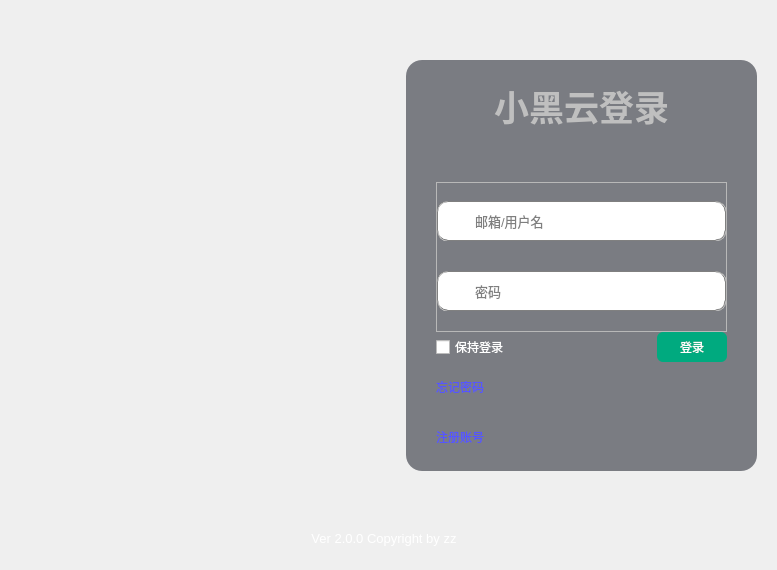
<?xml version="1.0" encoding="UTF-8"?>
<ui version="4.0">
 <class>Dialog</class>
 <widget class="QDialog" name="Dialog">
  <property name="geometry">
   <rect>
    <x>0</x>
    <y>0</y>
    <width>777</width>
    <height>570</height>
   </rect>
  </property>
  <property name="windowTitle">
   <string>小黑云登录</string>
  </property>
  <property name="autoFillBackground">
   <bool>false</bool>
  </property>
  <property name="styleSheet">
   <string notr="true">#Dialog{
	border-image:url(../img/login.jpg)
}</string>
  </property>
  <layout class="QGridLayout" name="gridLayout" rowstretch="10,1,1" columnstretch="10,9">
   <property name="topMargin">
    <number>60</number>
   </property>
   <property name="rightMargin">
    <number>20</number>
   </property>
   <item row="0" column="0">
    <spacer name="horizontalSpacer">
     <property name="orientation">
      <enum>Qt::Horizontal</enum>
     </property>
     <property name="sizeHint" stdset="0">
      <size>
       <width>388</width>
       <height>20</height>
      </size>
     </property>
    </spacer>
   </item>
   <item row="0" column="1">
    <widget class="QFrame" name="frame">
     <property name="styleSheet">
      <string notr="true">#frame{
	background:rgba(5,9,20,0.5);
	color:#ffffff;
	border-radius:16px;
}
#frame QLabel{

	color:#ffffff;
}</string>
     </property>
     <property name="frameShape">
      <enum>QFrame::StyledPanel</enum>
     </property>
     <property name="frameShadow">
      <enum>QFrame::Raised</enum>
     </property>
     <layout class="QVBoxLayout" name="verticalLayout_2" stretch="1,1,3,1,1,1">
      <property name="spacing">
       <number>0</number>
      </property>
      <property name="leftMargin">
       <number>30</number>
      </property>
      <property name="topMargin">
       <number>20</number>
      </property>
      <property name="rightMargin">
       <number>30</number>
      </property>
      <item>
       <widget class="QLabel" name="label">
        <property name="font">
         <font>
          <family>华文行楷</family>
          <pointsize>26</pointsize>
          <weight>75</weight>
          <italic>false</italic>
          <bold>true</bold>
          <underline>false</underline>
          <strikeout>false</strikeout>
          <kerning>true</kerning>
         </font>
        </property>
        <property name="layoutDirection">
         <enum>Qt::LeftToRight</enum>
        </property>
        <property name="styleSheet">
         <string notr="true">#label{
	color:#1f6671;
	color:#bfbfbf;
}</string>
        </property>
        <property name="text">
         <string>小黑云登录</string>
        </property>
        <property name="alignment">
         <set>Qt::AlignCenter</set>
        </property>
       </widget>
      </item>
      <item>
       <widget class="QLabel" name="label_6">
        <property name="styleSheet">
         <string notr="true">#label_6{
	color:#ff0000;
}</string>
        </property>
        <property name="text">
         <string/>
        </property>
        <property name="alignment">
         <set>Qt::AlignCenter</set>
        </property>
       </widget>
      </item>
      <item>
       <widget class="QFrame" name="frame_4">
        <property name="styleSheet">
         <string notr="true">#frame_4 QLabel{
	color:#ffffff;
}</string>
        </property>
        <property name="frameShape">
         <enum>QFrame::StyledPanel</enum>
        </property>
        <property name="frameShadow">
         <enum>QFrame::Raised</enum>
        </property>
        <layout class="QVBoxLayout" name="verticalLayout">
         <property name="spacing">
          <number>12</number>
         </property>
         <property name="leftMargin">
          <number>0</number>
         </property>
         <property name="topMargin">
          <number>0</number>
         </property>
         <property name="rightMargin">
          <number>0</number>
         </property>
         <property name="bottomMargin">
          <number>0</number>
         </property>
         <item>
          <widget class="QFrame" name="frame_2">
           <property name="maximumSize">
            <size>
             <width>16777215</width>
             <height>40</height>
            </size>
           </property>
           <property name="styleSheet">
            <string notr="true">#frame_2{
	background:#ffffff;
	border:1px groove gray;
	border-radius:10px;
	
}
#frame_2 QLineEdit{
	border:none;
}
#frame_2 QLabel{
	border:none;
}</string>
           </property>
           <property name="frameShape">
            <enum>QFrame::StyledPanel</enum>
           </property>
           <property name="frameShadow">
            <enum>QFrame::Raised</enum>
           </property>
           <layout class="QHBoxLayout" name="horizontalLayout">
            <property name="topMargin">
             <number>0</number>
            </property>
            <property name="rightMargin">
             <number>0</number>
            </property>
            <property name="bottomMargin">
             <number>0</number>
            </property>
            <item>
             <widget class="QLabel" name="label_2">
              <property name="text">
               <string>con</string>
              </property>
             </widget>
            </item>
            <item>
             <widget class="QLineEdit" name="lineEdit">
              <property name="font">
               <font>
                <pointsize>10</pointsize>
               </font>
              </property>
              <property name="text">
               <string/>
              </property>
              <property name="placeholderText">
               <string>邮箱/用户名</string>
              </property>
             </widget>
            </item>
           </layout>
          </widget>
         </item>
         <item>
          <widget class="QFrame" name="frame_3">
           <property name="maximumSize">
            <size>
             <width>16777215</width>
             <height>40</height>
            </size>
           </property>
           <property name="styleSheet">
            <string notr="true">#frame_3{
	background:#ffffff;
	border:1px groove gray;
	border-radius:10px;
	
}
#frame_3 QLineEdit{
	border:none;
}
</string>
           </property>
           <property name="frameShape">
            <enum>QFrame::StyledPanel</enum>
           </property>
           <property name="frameShadow">
            <enum>QFrame::Raised</enum>
           </property>
           <layout class="QHBoxLayout" name="horizontalLayout_2">
            <property name="topMargin">
             <number>0</number>
            </property>
            <property name="rightMargin">
             <number>0</number>
            </property>
            <property name="bottomMargin">
             <number>0</number>
            </property>
            <item>
             <widget class="QLabel" name="label_3">
              <property name="text">
               <string>con</string>
              </property>
             </widget>
            </item>
            <item>
             <widget class="QLineEdit" name="lineEdit_2">
              <property name="font">
               <font>
                <pointsize>10</pointsize>
               </font>
              </property>
              <property name="text">
               <string/>
              </property>
              <property name="placeholderText">
               <string>密码</string>
              </property>
             </widget>
            </item>
           </layout>
          </widget>
         </item>
        </layout>
       </widget>
      </item>
      <item>
       <layout class="QHBoxLayout" name="horizontalLayout_3" stretch="10,3">
        <property name="spacing">
         <number>0</number>
        </property>
        <property name="topMargin">
         <number>0</number>
        </property>
        <item>
         <widget class="QCheckBox" name="checkBox">
          <property name="styleSheet">
           <string notr="true">#checkBox{
	color:#ffffff;
}</string>
          </property>
          <property name="text">
           <string>保持登录</string>
          </property>
         </widget>
        </item>
        <item>
         <widget class="QPushButton" name="pushButton">
          <property name="minimumSize">
           <size>
            <width>70</width>
            <height>30</height>
           </size>
          </property>
          <property name="cursor">
           <cursorShape>PointingHandCursor</cursorShape>
          </property>
          <property name="styleSheet">
           <string notr="true">#pushButton{
	background:#00aa7f;
	border-radius:6px;
	color:#ffffff;
}</string>
          </property>
          <property name="text">
           <string>登录</string>
          </property>
         </widget>
        </item>
       </layout>
      </item>
      <item>
       <widget class="QLabel" name="label_4">
        <property name="cursor">
         <cursorShape>PointingHandCursor</cursorShape>
        </property>
        <property name="styleSheet">
         <string notr="true">#label_4{
	color:#5555ff;
}</string>
        </property>
        <property name="text">
         <string>忘记密码</string>
        </property>
       </widget>
      </item>
      <item>
       <widget class="QLabel" name="label_5">
        <property name="cursor">
         <cursorShape>PointingHandCursor</cursorShape>
        </property>
        <property name="styleSheet">
         <string notr="true">#label_5{
	color:#5555ff;
}</string>
        </property>
        <property name="text">
         <string>注册账号</string>
        </property>
       </widget>
      </item>
     </layout>
    </widget>
   </item>
   <item row="1" column="1">
    <spacer name="verticalSpacer">
     <property name="orientation">
      <enum>Qt::Vertical</enum>
     </property>
     <property name="sizeHint" stdset="0">
      <size>
       <width>20</width>
       <height>37</height>
      </size>
     </property>
    </spacer>
   </item>
   <item row="2" column="0" colspan="2">
    <widget class="QLabel" name="label_7">
     <property name="font">
      <font>
       <pointsize>10</pointsize>
      </font>
     </property>
     <property name="styleSheet">
      <string notr="true">#label_7{
	color:#ffffff;
}</string>
     </property>
     <property name="text">
      <string>Ver 2.0.0 Copyright by zz</string>
     </property>
     <property name="alignment">
      <set>Qt::AlignCenter</set>
     </property>
    </widget>
   </item>
  </layout>
 </widget>
 <resources/>
 <connections/>
</ui>
